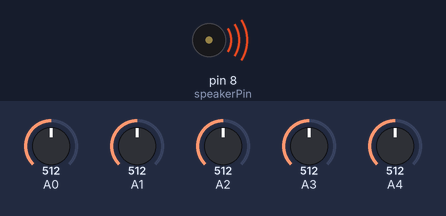
A sketch run on a simulated Arduino Uno, built with avr-gcc and run on an emulated ATmega328P. Shown: buzzer (waves = sounding). Inputs (shaded band) come from the test bench; at power-on: A0 = 512, A1 = 512, A2 = 512, A3 = 512, A4 = 512.

Above: at 0.1 s.
Timing chart, 0 to 1.6 s (numbered marks = the images above):
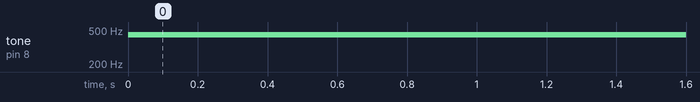

The sketch:

3_4_Pentatonic_keyboard.ino
```cpp
const int threshold = 200;
const int toneDuration = 40;
const byte speakerPin = 8;

int sensorValue = 0;
int tones[] = {262, 294, 330, 392, 440};

void setup() {
  // put your setup code here, to run once:

}

void loop() {
  // put your main code here, to run repeatedly:
  for (int sensorPin = 0; sensorPin < 5; sensorPin++) {
    sensorValue = analogRead(sensorPin);
    if (sensorValue > threshold) {
      tone(speakerPin, tones[sensorPin], toneDuration);
    }
  }
}
```

Measured:
- by itself, tone on pin 8 (speakerPin): silent → 440 Hz at 0.00 s
